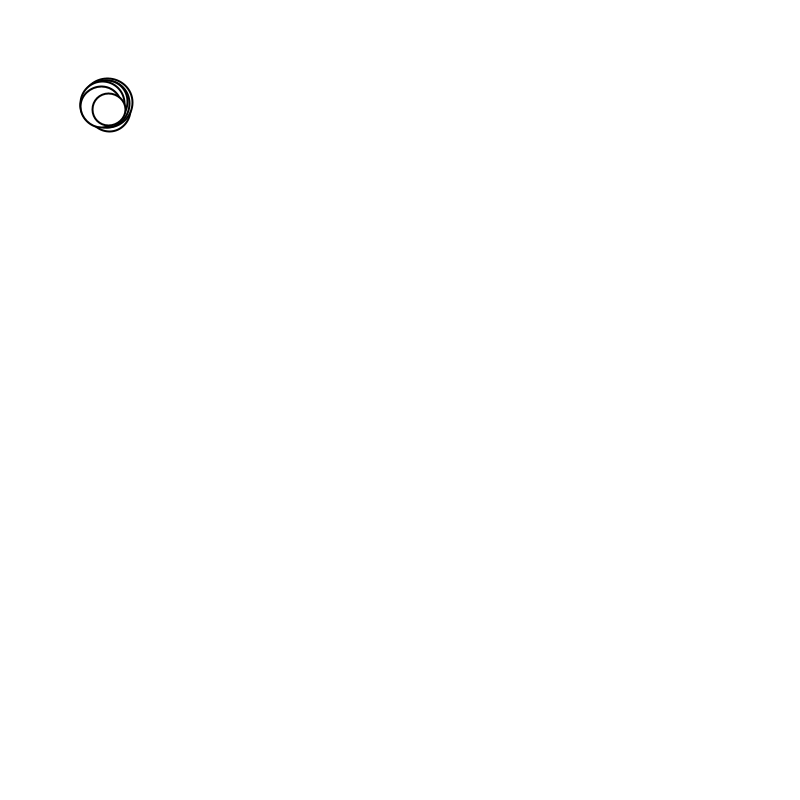
Frame 1 (no input)
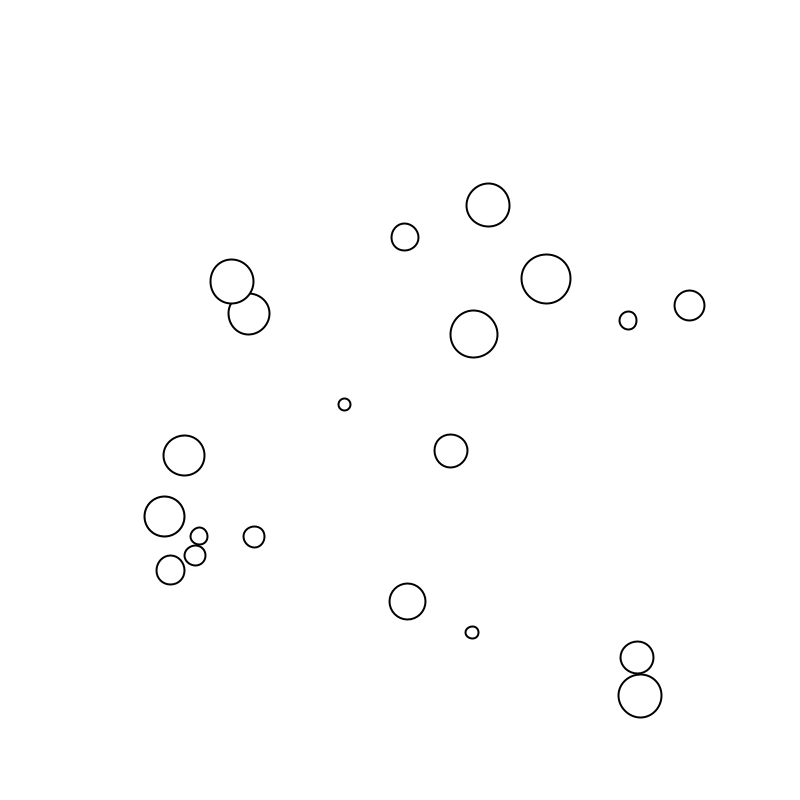
Frame 60 (the mouse pressed at the canvas centre just before this capture)
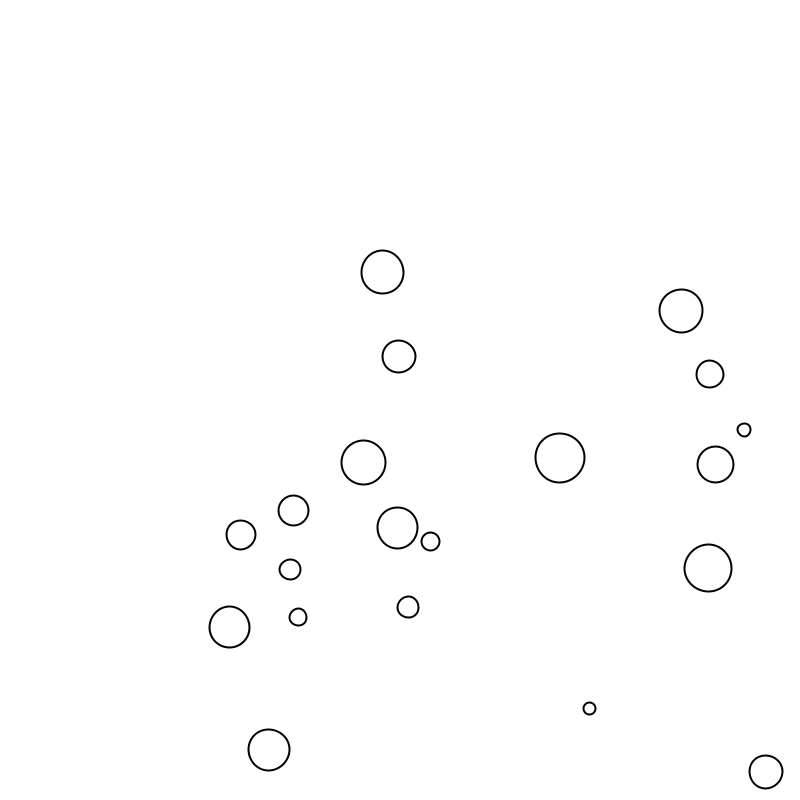
Frame 120 (the mouse held since frame 60 and released just before this capture)

The Processing sketch that drew these frames (run headless with seeded random() and noise(); from frame 60 on, the mouse is pressed at the canvas centre):

// Processing sketch: Bouncing_ball
// ── Bouncing_ball.pde
/*
@Author: Keenan McEntee
@Subject: Gameplay Programming
@Summary: Main Class for running our simulation of multiple balls colliding.
*/


final int NUM_OF_BALLS = 20;  //Const number of balls. Increase this to add more balls to the simulation.
Random generator;
Ball[] balls = new Ball[NUM_OF_BALLS];
void setup()
{
  size(800,800);    //Sets the window width and heigth
  smooth();
  generator = new Random();
  for (int i = 0; i < NUM_OF_BALLS ; i++)
  {
    balls[i] = new Ball(generator);
  }
}

void draw()
{
  background(255);
  for (int i = 0; i < NUM_OF_BALLS ; i++)
  {
    balls[i].update();
    
    for(int j = i + 1; j < NUM_OF_BALLS ; j++)
    {
      balls[i].collideWithBall(balls[j]);
    }
    balls[i].display();
  }
  

}
// ── Balls.pde
import java.util.*;
/*
@Author: Keenan McEntee
@Subject: Gameplay Programming
@Class Summary: Ball object for our bouncing balls simulations.
*/

class Ball{
  public PVector location;
  public PVector velocity;
  color m_color = color(255,255,255);
  public int timer;
  float speed;
  public float radius = 0;
  Ball(Random generator)
  {
    timer = millis();
    location = new PVector(100,100);
    velocity = new PVector(generator.nextFloat() * 10, generator.nextFloat() * 10);
    stroke(0);
    strokeWeight(2);
    radius = generator.nextFloat() * 20 + 5;
    speed = 1;
  }
  
  void update()
  {
    velocity.mult(speed);
    location.add(velocity);
    checkCollision();
    if ((timer + 1000) < millis())
    {
      m_color = color(255,255,255);
    }

  }
  
  void display()
  {
    fill(m_color);
    ellipse(location.x,location.y,radius * 2, radius * 2);
  }
  
  void checkCollision()
  {
    
    if (location.x < (0 + radius))
    {
      velocity.set(velocity.x * -1, velocity.y); 
      location.set(0 + radius,location.y);
    }
    else if (location.y < (0 + radius))
    {
      velocity.set(velocity.x , velocity.y* -1); 
      location.set(location.x,0+ radius);
    }
    else if (location.x > (800-radius))
    {
      velocity.set(velocity.x * -1, velocity.y); 
      location.set(800-radius,location.y);
    }
    else if (location.y > (800-radius))
    {
      velocity.set(velocity.x, velocity.y * -1); 
      location.set(location.x,800-radius);
    }
    
  }
  boolean collideWithBall(Ball ball)
  {
    float distanceX = ball.location.x - this.location.x;
    float distanceY = ball.location.y - this.location.y;
    float radiusSum = ball.radius + this.radius;
    if (distanceX * distanceX + distanceY * distanceY <= radiusSum * radiusSum && millis() > 3000)
    {
      ball.timer = millis();
      this.timer = millis();
      this.m_color = color(255,0,0);
      ball.m_color = color(255,0,0);
      elasticCollision(ball);
      return true;
      
    }
    else
    {
     return false; 
    }
  }
  
  void elasticCollision(Ball ball)
  {
      
     PVector v1;
     PVector v2;
     PVector u1 = new PVector(ball.velocity.x, ball.velocity.y);
     PVector u2 = new PVector(this.velocity.x, this.velocity.y);
     float m1 = ball.radius;
     float m2 = this.radius;
     
     v1 = PVector.div(PVector.add(PVector.mult(u1,(m1-m2)), PVector.mult(u2,(2*m2))), (m1 + m2));
     v2 = PVector.div(PVector.add(PVector.mult(u2,(m2 - m1)), PVector.mult(u1,(2*m1))), (m1 + m2));
     
     ball.velocity = v1;
     this.velocity = v2;
     
  }
  
}
